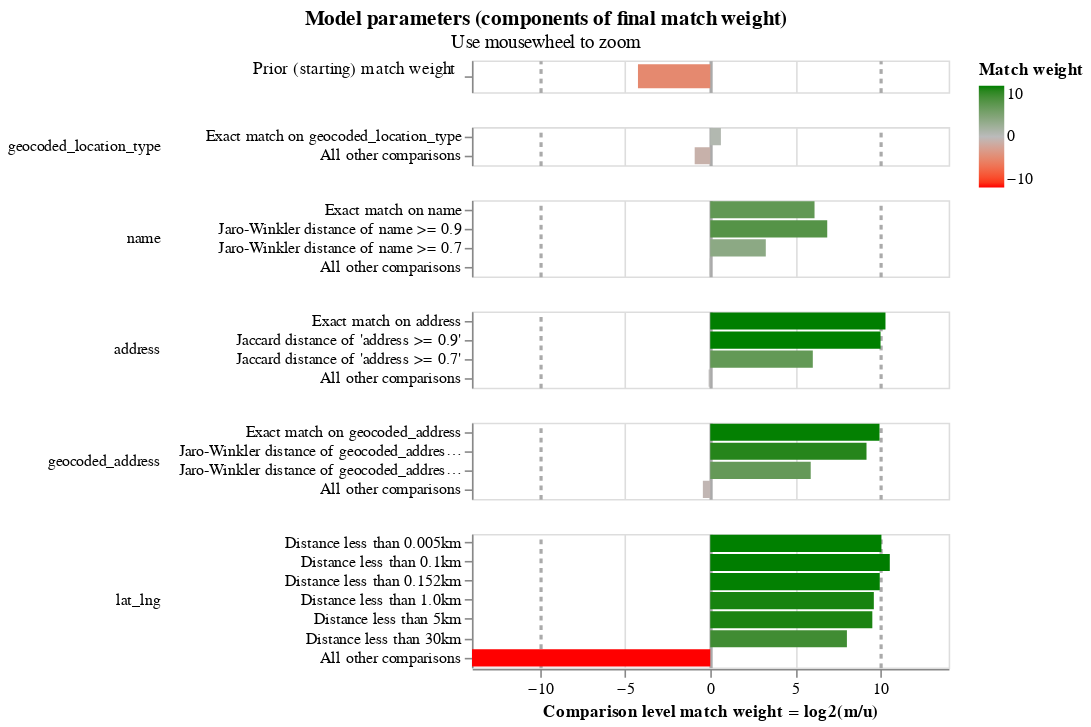

Source (notebook cell):
### Code cell
linker.visualisations.match_weights_chart()

### Figure 1 — Vega-Lite specification as saved in the notebook (floating-point values rounded to 4 significant figures)
{"config": {"view": {"continuousWidth": 300, "continuousHeight": 300, "discreteHeight": 60, "discreteWidth": 400}, "header": {"title": null}, "mark": {"tooltip": null}, "title": {"anchor": "middle"}}, "vconcat": [{"mark": {"type": "bar", "clip": true, "height": 15}, "encoding": {"color": {"field": "log2_bayes_factor", "scale": {"domain": [-10, 0, 10], "interpolate": "lab", "range": ["red", "#bbbbbb", "green"]}, "title": "Match weight", "type": "quantitative"}, "tooltip": [{"field": "comparison_name", "title": "Comparison name", "type": "nominal"}, {"field": "probability_two_random_records_match", "format": ".4f", "title": "Probability two random records match", "type": "nominal"}, {"field": "log2_bayes_factor", "format": ",.4f", "title": "Equivalent match weight", "type": "quantitative"}, {"field": "bayes_factor_description", "title": "Match weight description", "type": "nominal"}], "x": {"axis": {"domain": false, "gridColor": {"condition": {"test": "abs(datum.value / 10)  <= 1 & datum.value % 10 === 0", "value": "#aaa"}, "value": "#ddd"}, "gridDash": {"condition": {"test": "abs(datum.value / 10) == 1", "value": [3]}, "value": null}, "gridWidth": {"condition": {"test": "abs(datum.value / 10)  <= 1 & datum.value % 10 === 0", "value": 2}, "value": 1}, "labels": false, "ticks": false, "title": ""}, "field": "log2_bayes_factor", "scale": {"domain": [-14, 14]}, "type": "quantitative"}, "y": {"axis": {"title": "Prior (starting) match weight", "titleAlign": "right", "titleAngle": 0, "titleFontWeight": "normal"}, "field": "label_for_charts", "sort": {"field": "comparison_vector_value", "order": "descending"}, "type": "nominal"}}, "height": 20, "transform": [{"filter": "(datum.comparison_name == 'probability_two_random_records_match')"}]}, {"mark": {"type": "bar", "clip": true}, "encoding": {"color": {"field": "log2_bayes_factor", "scale": {"domain": [-10, 0, 10], "interpolate": "lab", "range": ["red", "#bbbbbb", "green"]}, "title": "Match weight", "type": "quantitative"}, "row": {"field": "comparison_name", "header": {"labelAlign": "left", "labelAnchor": "middle", "labelAngle": 0}, "sort": {"field": "comparison_sort_order"}, "type": "nominal"}, "tooltip": [{"field": "comparison_name", "title": "Comparison name", "type": "nominal"}, {"field": "label_for_charts", "title": "Label", "type": "ordinal"}, {"field": "sql_condition", "title": "SQL condition", "type": "nominal"}, {"field": "m_probability", "format": ".10~g", "title": "M probability", "type": "quantitative"}, {"field": "u_probability", "format": ".10~g", "title": "U probability", "type": "quantitative"}, {"field": "bayes_factor", "format": ",.6f", "title": "Bayes factor = m/u", "type": "quantitative"}, {"field": "log2_bayes_factor", "format": ".4~g", "title": "Match weight = log2(m/u)", "type": "quantitative"}, {"field": "bayes_factor_description", "title": "Match weight description", "type": "nominal"}, {"field": "m_probability_description", "title": "m probability description", "type": "nominal"}, {"field": "u_probability_description", "title": "u probability description", "type": "nominal"}], "x": {"axis": {"gridColor": {"condition": {"test": "abs(datum.value / 10)  <= 1 & datum.value % 10 === 0", "value": "#aaa"}, "value": "#ddd"}, "gridDash": {"condition": {"test": "abs(datum.value / 10) == 1", "value": [3]}, "value": null}, "gridWidth": {"condition": {"test": "abs(datum.value / 10)  <= 1 & datum.value % 10 === 0", "value": 2}, "value": 1}, "title": "Comparison level match weight = log2(m/u)"}, "field": "log2_bayes_factor", "scale": {"domain": [-14, 14]}, "type": "quantitative"}, "y": {"axis": {"title": null}, "field": "label_for_charts", "sort": {"field": "comparison_vector_value", "order": "descending"}, "type": "nominal"}}, "height": {"step": 12}, "resolve": {"axis": {"y": "independent"}, "scale": {"y": "independent"}}, "transform": [{"filter": "(datum.comparison_name != 'probability_two_random_records_match')"}]}], "data": {"name": "data-0ca34ac1cc34cf2fee2bc3922f7765a9"}, "params": [{"name": "mouse_zoom", "select": {"type": "interval", "encodings": ["x"]}, "bind": "scales", "views": []}], "resolve": {"axis": {"y": "independent"}, "scale": {"y": "independent"}}, "title": {"text": "Model parameters (components of final match weight)", "subtitle": "Use mousewheel to zoom"}, "$schema": "https://vega.github.io/schema/vega-lite/v5.9.3.json", "datasets": {"data-0ca34ac1cc34cf2fee2bc3922f7765a9": [{"comparison_name": "probability_two_random_records_match", "sql_condition": null, "label_for_charts": "", "m_probability": null, "u_probability": null, "m_probability_description": null, "u_probability_description": null, "has_tf_adjustments": false, "tf_adjustment_column": null, "tf_adjustment_weight": null, "is_null_level": false, "bayes_factor": 0.05263, "log2_bayes_factor": -4.248, "comparison_vector_value": 0, "max_comparison_vector_value": 0, "bayes_factor_description": "The probability that two random records drawn at random match is 0.050 or one in  20.0 records.This is equivalent to a starting match weight of -4.248.", "probability_two_random_records_match": 0.05, "comparison_sort_order": -1}, {"comparison_name": "geocoded_location_type", "sql_condition": "\"geocoded_location_type_l\" = \"geocoded_location_type_r\"", "label_for_charts": "Exact match on geocoded_location_type", "m_probability": 0.7165, "u_probability": 0.4649, "m_probability_description": "Amongst matching record comparisons, 71.65% of records (i.e. one in 1.396) are in the exact match on geocoded_location_type comparison level", "u_probability_description": "Amongst non-matching record comparisons, 46.49% of records (i.e. one in 2.151) are in the exact match on geocoded_location_type comparison level", "has_tf_adjustments": false, "tf_adjustment_column": null, "tf_adjustment_weight": 1.0, "is_null_level": false, "bayes_factor": 1.541, "log2_bayes_factor": 0.6241, "comparison_vector_value": 1, "max_comparison_vector_value": 1, "bayes_factor_description": "If comparison level is `exact match on geocoded_location_type` then comparison is 1.541 times more likely to be a match", "probability_two_random_records_match": 0.05, "comparison_sort_order": 0}, {"comparison_name": "geocoded_location_type", "sql_condition": "ELSE", "label_for_charts": "All other comparisons", "m_probability": 0.2835, "u_probability": 0.5351, "m_probability_description": "Amongst matching record comparisons, 28.35% of records (i.e. one in 3.527) are in the all other comparisons comparison level", "u_probability_description": "Amongst non-matching record comparisons, 53.51% of records (i.e. one in 1.869) are in the all other comparisons comparison level", "has_tf_adjustments": false, "tf_adjustment_column": null, "tf_adjustment_weight": 1.0, "is_null_level": false, "bayes_factor": 0.5298, "log2_bayes_factor": -0.9164, "comparison_vector_value": 0, "max_comparison_vector_value": 1, "bayes_factor_description": "If comparison level is `all other comparisons` then comparison is 1.887 times less likely to be a match", "probability_two_random_records_match": 0.05, "comparison_sort_order": 0}, {"comparison_name": "name", "sql_condition": "\"name_l\" = \"name_r\"", "label_for_charts": "Exact match on name", "m_probability": 5.285e-05, "u_probability": 7.581e-07, "m_probability_description": "Amongst matching record comparisons, 0.005285% of records (i.e. one in 18,922) are in the exact match on name comparison level", "u_probability_description": "Amongst non-matching record comparisons, 7.581e-05% of records (i.e. one in 1,319,050) are in the exact match on name comparison level", "has_tf_adjustments": false, "tf_adjustment_column": null, "tf_adjustment_weight": 1.0, "is_null_level": false, "bayes_factor": 69.71, "log2_bayes_factor": 6.123, "comparison_vector_value": 3, "max_comparison_vector_value": 3, "bayes_factor_description": "If comparison level is `exact match on name` then comparison is 69.71 times more likely to be a match", "probability_two_random_records_match": 0.05, "comparison_sort_order": 1}, {"comparison_name": "name", "sql_condition": "jaro_winkler_similarity(\"name_l\", \"name_r\") >= 0.9", "label_for_charts": "Jaro-Winkler distance of name >= 0.9", "m_probability": 0.0008516, "u_probability": 7.285e-06, "m_probability_description": "Amongst matching record comparisons, 0.08516% of records (i.e. one in 1,174) are in the jaro-winkler distance of name >= 0.9 comparison level", "u_probability_description": "Amongst non-matching record comparisons, 0.0007285% of records (i.e. one in 137,277) are in the jaro-winkler distance of name >= 0.9 comparison level", "has_tf_adjustments": false, "tf_adjustment_column": null, "tf_adjustment_weight": 1.0, "is_null_level": false, "bayes_factor": 116.9, "log2_bayes_factor": 6.869, "comparison_vector_value": 2, "max_comparison_vector_value": 3, "bayes_factor_description": "If comparison level is `jaro-winkler distance of name >= 0.9` then comparison is 117 times more likely to be a match", "probability_two_random_records_match": 0.05, "comparison_sort_order": 1}, {"comparison_name": "name", "sql_condition": "jaro_winkler_similarity(\"name_l\", \"name_r\") >= 0.7", "label_for_charts": "Jaro-Winkler distance of name >= 0.7", "m_probability": 0.02486, "u_probability": 0.002594, "m_probability_description": "Amongst matching record comparisons, 2.486% of records (i.e. one in 40.22) are in the jaro-winkler distance of name >= 0.7 comparison level", "u_probability_description": "Amongst non-matching record comparisons, 0.2594% of records (i.e. one in 385) are in the jaro-winkler distance of name >= 0.7 comparison level", "has_tf_adjustments": false, "tf_adjustment_column": null, "tf_adjustment_weight": 1.0, "is_null_level": false, "bayes_factor": 9.584, "log2_bayes_factor": 3.261, "comparison_vector_value": 1, "max_comparison_vector_value": 3, "bayes_factor_description": "If comparison level is `jaro-winkler distance of name >= 0.7` then comparison is 9.584 times more likely to be a match", "probability_two_random_records_match": 0.05, "comparison_sort_order": 1}, {"comparison_name": "name", "sql_condition": "ELSE", "label_for_charts": "All other comparisons", "m_probability": 0.9742, "u_probability": 0.9974, "m_probability_description": "Amongst matching record comparisons, 97.42% of records (i.e. one in 1.026) are in the all other comparisons comparison level", "u_probability_description": "Amongst non-matching record comparisons, 99.74% of records (i.e. one in 1.003) are in the all other comparisons comparison level", "has_tf_adjustments": false, "tf_adjustment_column": null, "tf_adjustment_weight": 1.0, "is_null_level": false, "bayes_factor": 0.9768, "log2_bayes_factor": -0.0339, "comparison_vector_value": 0, "max_comparison_vector_value": 3, "bayes_factor_description": "If comparison level is `all other comparisons` then comparison is 1.024 times less likely to be a match", "probability_two_random_records_match": 0.05, "comparison_sort_order": 1}, {"comparison_name": "address", "sql_condition": "\"address_l\" = \"address_r\"", "label_for_charts": "Exact match on address", "m_probability": 0.002435, "u_probability": 1.945e-06, "m_probability_description": "Amongst matching record comparisons, 0.2435% of records (i.e. one in 411) are in the exact match on address comparison level", "u_probability_description": "Amongst non-matching record comparisons, 0.0001945% of records (i.e. one in 514,206) are in the exact match on address comparison level", "has_tf_adjustments": false, "tf_adjustment_column": null, "tf_adjustment_weight": 1.0, "is_null_level": false, "bayes_factor": 1252.0, "log2_bayes_factor": 10.29, "comparison_vector_value": 3, "max_comparison_vector_value": 3, "bayes_factor_description": "If comparison level is `exact match on address` then comparison is 1,252 times more likely to be a match", "probability_two_random_records_match": 0.05, "comparison_sort_order": 2}, {"comparison_name": "address", "sql_condition": "jaccard(\"address_l\", \"address_r\") >= 0.9", "label_for_charts": "Jaccard distance of 'address >= 0.9'", "m_probability": 0.00179, "u_probability": 1.747e-06, "m_probability_description": "Amongst matching record comparisons, 0.179% of records (i.e. one in 559) are in the jaccard distance of 'address >= 0.9' comparison level", "u_probability_description": "Amongst non-matching record comparisons, 0.0001747% of records (i.e. one in 572,418) are in the jaccard distance of 'address >= 0.9' comparison level", "has_tf_adjustments": false, "tf_adjustment_column": null, "tf_adjustment_weight": 1.0, "is_null_level": false, "bayes_factor": 1025.0, "log2_bayes_factor": 10.0, "comparison_vector_value": 2, "max_comparison_vector_value": 3, "bayes_factor_description": "If comparison level is `jaccard distance of 'address >= 0.9'` then comparison is 1,025 times more likely to be a match", "probability_two_random_records_match": 0.05, "comparison_sort_order": 2}, {"comparison_name": "address", "sql_condition": "jaccard(\"address_l\", \"address_r\") >= 0.7", "label_for_charts": "Jaccard distance of 'address >= 0.7'", "m_probability": 0.0605, "u_probability": 0.0009311, "m_probability_description": "Amongst matching record comparisons, 6.05% of records (i.e. one in 16.53) are in the jaccard distance of 'address >= 0.7' comparison level", "u_probability_description": "Amongst non-matching record comparisons, 0.09311% of records (i.e. one in 1,074) are in the jaccard distance of 'address >= 0.7' comparison level", "has_tf_adjustments": false, "tf_adjustment_column": null, "tf_adjustment_weight": 1.0, "is_null_level": false, "bayes_factor": 64.98, "log2_bayes_factor": 6.022, "comparison_vector_value": 1, "max_comparison_vector_value": 3, "bayes_factor_description": "If comparison level is `jaccard distance of 'address >= 0.7'` then comparison is 64.98 times more likely to be a match", "probability_two_random_records_match": 0.05, "comparison_sort_order": 2}, {"comparison_name": "address", "sql_condition": "ELSE", "label_for_charts": "All other comparisons", "m_probability": 0.9353, "u_probability": 0.9991, "m_probability_description": "Amongst matching record comparisons, 93.53% of records (i.e. one in 1.069) are in the all other comparisons comparison level", "u_probability_description": "Amongst non-matching record comparisons, 99.91% of records (i.e. one in 1.001) are in the all other comparisons comparison level", "has_tf_adjustments": false, "tf_adjustment_column": null, "tf_adjustment_weight": 1.0, "is_null_level": false, "bayes_factor": 0.9361, "log2_bayes_factor": -0.09519, "comparison_vector_value": 0, "max_comparison_vector_value": 3, "bayes_factor_description": "If comparison level is `all other comparisons` then comparison is 1.068 times less likely to be a match", "probability_two_random_records_match": 0.05, "comparison_sort_order": 2}, {"comparison_name": "geocoded_address", "sql_condition": "\"geocoded_address_l\" = \"geocoded_address_r\"", "label_for_charts": "Exact match on geocoded_address", "m_probability": 0.02098, "u_probability": 2.138e-05, "m_probability_description": "Amongst matching record comparisons, 2.098% of records (i.e. one in 47.67) are in the exact match on geocoded_address comparison level", "u_probability_description": "Amongst non-matching record comparisons, 0.002138% of records (i.e. one in 46,782) are in the exact match on geocoded_address comparison level", "has_tf_adjustments": false, "tf_adjustment_column": null, "tf_adjustment_weight": 1.0, "is_null_level": false, "bayes_factor": 981.4, "log2_bayes_factor": 9.939, "comparison_vector_value": 3, "max_comparison_vector_value": 3, "bayes_factor_description": "If comparison level is `exact match on geocoded_address` then comparison is 981 times more likely to be a match", "probability_two_random_records_match": 0.05, "comparison_sort_order": 3}, {"comparison_name": "geocoded_address", "sql_condition": "jaro_winkler_similarity(\"geocoded_address_l\", \"geocoded_address_r\") >= 0.9", "label_for_charts": "Jaro-Winkler distance of geocoded_address >= 0.9", "m_probability": 0.007831, "u_probability": 1.354e-05, "m_probability_description": "Amongst matching record comparisons, 0.7831% of records (i.e. one in 128) are in the jaro-winkler distance of geocoded_address >= 0.9 comparison level", "u_probability_description": "Amongst non-matching record comparisons, 0.001354% of records (i.e. one in 73,880) are in the jaro-winkler distance of geocoded_address >= 0.9 comparison level", "has_tf_adjustments": false, "tf_adjustment_column": null, "tf_adjustment_weight": 1.0, "is_null_level": false, "bayes_factor": 578.6, "log2_bayes_factor": 9.176, "comparison_vector_value": 2, "max_comparison_vector_value": 3, "bayes_factor_description": "If comparison level is `jaro-winkler distance of geocoded_address >= 0.9` then comparison is 579 times more likely to be a match", "probability_two_random_records_match": 0.05, "comparison_sort_order": 3}, {"comparison_name": "geocoded_address", "sql_condition": "jaro_winkler_similarity(\"geocoded_address_l\", \"geocoded_address_r\") >= 0.7", "label_for_charts": "Jaro-Winkler distance of geocoded_address >= 0.7", "m_probability": 0.235, "u_probability": 0.003936, "m_probability_description": "Amongst matching record comparisons, 23.5% of records (i.e. one in 4.256) are in the jaro-winkler distance of geocoded_address >= 0.7 comparison level", "u_probability_description": "Amongst non-matching record comparisons, 0.3936% of records (i.e. one in 254) are in the jaro-winkler distance of geocoded_address >= 0.7 comparison level", "has_tf_adjustments": false, "tf_adjustment_column": null, "tf_adjustment_weight": 1.0, "is_null_level": false, "bayes_factor": 59.69, "log2_bayes_factor": 5.9, "comparison_vector_value": 1, "max_comparison_vector_value": 3, "bayes_factor_description": "If comparison level is `jaro-winkler distance of geocoded_address >= 0.7` then comparison is 59.69 times more likely to be a match", "probability_two_random_records_match": 0.05, "comparison_sort_order": 3}, {"comparison_name": "geocoded_address", "sql_condition": "ELSE", "label_for_charts": "All other comparisons", "m_probability": 0.7362, "u_probability": 0.996, "m_probability_description": "Amongst matching record comparisons, 73.62% of records (i.e. one in 1.358) are in the all other comparisons comparison level", "u_probability_description": "Amongst non-matching record comparisons, 99.6% of records (i.e. one in 1.004) are in the all other comparisons comparison level", "has_tf_adjustments": false, "tf_adjustment_column": null, "tf_adjustment_weight": 1.0, "is_null_level": false, "bayes_factor": 0.7391, "log2_bayes_factor": -0.4361, "comparison_vector_value": 0, "max_comparison_vector_value": 3, "bayes_factor_description": "If comparison level is `all other comparisons` then comparison is 1.353 times less likely to be a match", "probability_two_random_records_match": 0.05, "comparison_sort_order": 3}, {"comparison_name": "lat_lng", "sql_condition": "\n        cast(\n            acos(\n                \n        case\n            when (\n        sin( radians(\"lat_l\") ) * sin( radians(\"lat_r\") ) +\n        cos( radians(\"lat_l\") ) * cos( radians(\"lat_r\") )\n            * cos( radians(\"lng_r\" - \"lng_l\") )\n    ) > 1 then 1\n            when (\n        sin( radians(\"lat_l\") ) * sin( radians(\"lat_r\") ) +\n        cos( radians(\"lat_l\") ) * cos( radians(\"lat_r\") )\n            * cos( radians(\"lng_r\" - \"lng_l\") )\n    ) < -1 then -1\n            else (\n        sin( radians(\"lat_l\") ) * sin( radians(\"lat_r\") ) +\n        cos( radians(\"lat_l\") ) * cos( radians(\"lat_r\") )\n            * cos( radians(\"lng_r\" - \"lng_l\") )\n    )\n        end\n    \n            ) * 6371\n            as float\n        )\n     <= 0.005", "label_for_charts": "Distance less than 0.005km", "m_probability": 0.0188, "u_probability": 1.77e-05, "m_probability_description": "Amongst matching record comparisons, 1.88% of records (i.e. one in 53.19) are in the distance less than 0.005km comparison level", "u_probability_description": "Amongst non-matching record comparisons, 0.00177% of records (i.e. one in 56,496) are in the distance less than 0.005km comparison level", "has_tf_adjustments": false, "tf_adjustment_column": null, "tf_adjustment_weight": 1.0, "is_null_level": false, "bayes_factor": 1062.0, "log2_bayes_factor": 10.05, "comparison_vector_value": 6, "max_comparison_vector_value": 6, "bayes_factor_description": "If comparison level is `distance less than 0.005km` then comparison is 1,062 times more likely to be a match", "probability_two_random_records_match": 0.05, "comparison_sort_order": 4}, {"comparison_name": "lat_lng", "sql_condition": "\n        cast(\n            acos(\n                \n        case\n            when (\n        sin( radians(\"lat_l\") ) * sin( radians(\"lat_r\") ) +\n        cos( radians(\"lat_l\") ) * cos( radians(\"lat_r\") )\n            * cos( radians(\"lng_r\" - \"lng_l\") )\n    ) > 1 then 1\n            when (\n        sin( radians(\"lat_l\") ) * sin( radians(\"lat_r\") ) +\n        cos( radians(\"lat_l\") ) * cos( radians(\"lat_r\") )\n            * cos( radians(\"lng_r\" - \"lng_l\") )\n    ) < -1 then -1\n            else (\n        sin( radians(\"lat_l\") ) * sin( radians(\"lat_r\") ) +\n        cos( radians(\"lat_l\") ) * cos( radians(\"lat_r\") )\n            * cos( radians(\"lng_r\" - \"lng_l\") )\n    )\n        end\n    \n            ) * 6371\n            as float\n        )\n     <= 0.1", "label_for_charts": "Distance less than 0.1km", "m_probability": 0.002903, "u_probability": 1.945e-06, "m_probability_description": "Amongst matching record comparisons, 0.2903% of records (i.e. one in 344) are in the distance less than 0.1km comparison level", "u_probability_description": "Amongst non-matching record comparisons, 0.0001945% of records (i.e. one in 514,206) are in the distance less than 0.1km comparison level", "has_tf_adjustments": false, "tf_adjustment_column": null, "tf_adjustment_weight": 1.0, "is_null_level": false, "bayes_factor": 1493.0, "log2_bayes_factor": 10.54, "comparison_vector_value": 5, "max_comparison_vector_value": 6, "bayes_factor_description": "If comparison level is `distance less than 0.1km` then comparison is 1,493 times more likely to be a match", "probability_two_random_records_match": 0.05, "comparison_sort_order": 4}, {"comparison_name": "lat_lng", "sql_condition": "\n        cast(\n            acos(\n                \n        case\n            when (\n        sin( radians(\"lat_l\") ) * sin( radians(\"lat_r\") ) +\n        cos( radians(\"lat_l\") ) * cos( radians(\"lat_r\") )\n            * cos( radians(\"lng_r\" - \"lng_l\") )\n    ) > 1 then 1\n            when (\n        sin( radians(\"lat_l\") ) * sin( radians(\"lat_r\") ) +\n        cos( radians(\"lat_l\") ) * cos( radians(\"lat_r\") )\n            * cos( radians(\"lng_r\" - \"lng_l\") )\n    ) < -1 then -1\n            else (\n        sin( radians(\"lat_l\") ) * sin( radians(\"lat_r\") ) +\n        cos( radians(\"lat_l\") ) * cos( radians(\"lat_r\") )\n            * cos( radians(\"lng_r\" - \"lng_l\") )\n    )\n        end\n    \n            ) * 6371\n            as float\n        )\n     <= 0.152", "label_for_charts": "Distance less than 0.152km", "m_probability": 0.001472, "u_probability": 1.483e-06, "m_probability_description": "Amongst matching record comparisons, 0.1472% of records (i.e. one in 680) are in the distance less than 0.152km comparison level", "u_probability_description": "Amongst non-matching record comparisons, 0.0001483% of records (i.e. one in 674,181) are in the distance less than 0.152km comparison level", "has_tf_adjustments": false, "tf_adjustment_column": null, "tf_adjustment_weight": 1.0, "is_null_level": false, "bayes_factor": 992.1, "log2_bayes_factor": 9.954, "comparison_vector_value": 4, "max_comparison_vector_value": 6, "bayes_factor_description": "If comparison level is `distance less than 0.152km` then comparison is 992 times more likely to be a match", "probability_two_random_records_match": 0.05, "comparison_sort_order": 4}, {"comparison_name": "lat_lng", "sql_condition": "\n        cast(\n            acos(\n                \n        case\n            when (\n        sin( radians(\"lat_l\") ) * sin( radians(\"lat_r\") ) +\n        cos( radians(\"lat_l\") ) * cos( radians(\"lat_r\") )\n            * cos( radians(\"lng_r\" - \"lng_l\") )\n    ) > 1 then 1\n            when (\n        sin( radians(\"lat_l\") ) * sin( radians(\"lat_r\") ) +\n        cos( radians(\"lat_l\") ) * cos( radians(\"lat_r\") )\n            * cos( radians(\"lng_r\" - \"lng_l\") )\n    ) < -1 then -1\n            else (\n        sin( radians(\"lat_l\") ) * sin( radians(\"lat_r\") ) +\n        cos( radians(\"lat_l\") ) * cos( radians(\"lat_r\") )\n            * cos( radians(\"lng_r\" - \"lng_l\") )\n    )\n        end\n    \n            ) * 6371\n            as float\n        )\n     <= 1.0", "label_for_charts": "Distance less than 1.0km", "m_probability": 0.02739, "u_probability": 3.514e-05, "m_probability_description": "Amongst matching record comparisons, 2.739% of records (i.e. one in 36.52) are in the distance less than 1.0km comparison level", "u_probability_description": "Amongst non-matching record comparisons, 0.003514% of records (i.e. one in 28,460) are in the distance less than 1.0km comparison level", "has_tf_adjustments": false, "tf_adjustment_column": null, "tf_adjustment_weight": 1.0, "is_null_level": false, "bayes_factor": 779.4, "log2_bayes_factor": 9.606, "comparison_vector_value": 3, "max_comparison_vector_value": 6, "bayes_factor_description": "If comparison level is `distance less than 1.0km` then comparison is 779 times more likely to be a match", "probability_two_random_records_match": 0.05, "comparison_sort_order": 4}, {"comparison_name": "lat_lng", "sql_condition": "\n        cast(\n            acos(\n                \n        case\n            when (\n        sin( radians(\"lat_l\") ) * sin( radians(\"lat_r\") ) +\n        cos( radians(\"lat_l\") ) * cos( radians(\"lat_r\") )\n            * cos( radians(\"lng_r\" - \"lng_l\") )\n    ) > 1 then 1\n            when (\n        sin( radians(\"lat_l\") ) * sin( radians(\"lat_r\") ) +\n        cos( radians(\"lat_l\") ) * cos( radians(\"lat_r\") )\n            * cos( radians(\"lng_r\" - \"lng_l\") )\n    ) < -1 then -1\n            else (\n        sin( radians(\"lat_l\") ) * sin( radians(\"lat_r\") ) +\n        cos( radians(\"lat_l\") ) * cos( radians(\"lat_r\") )\n            * cos( radians(\"lng_r\" - \"lng_l\") )\n    )\n        end\n    \n            ) * 6371\n            as float\n        )\n     <= 5", "label_for_charts": "Distance less than 5km", "m_probability": 0.2185, "u_probability": 0.0002981, "m_probability_description": "Amongst matching record comparisons, 21.85% of records (i.e. one in 4.576) are in the distance less than 5km comparison level", "u_probability_description": "Amongst non-matching record comparisons, 0.02981% of records (i.e. one in 3,355) are in the distance less than 5km comparison level", "has_tf_adjustments": false, "tf_adjustment_column": null, "tf_adjustment_weight": 1.0, "is_null_level": false, "bayes_factor": 733.1, "log2_bayes_factor": 9.518, "comparison_vector_value": 2, "max_comparison_vector_value": 6, "bayes_factor_description": "If comparison level is `distance less than 5km` then comparison is 733 times more likely to be a match", "probability_two_random_records_match": 0.05, "comparison_sort_order": 4}, {"comparison_name": "lat_lng", "sql_condition": "\n        cast(\n            acos(\n                \n        case\n            when (\n        sin( radians(\"lat_l\") ) * sin( radians(\"lat_r\") ) +\n        cos( radians(\"lat_l\") ) * cos( radians(\"lat_r\") )\n            * cos( radians(\"lng_r\" - \"lng_l\") )\n    ) > 1 then 1\n            when (\n        sin( radians(\"lat_l\") ) * sin( radians(\"lat_r\") ) +\n        cos( radians(\"lat_l\") ) * cos( radians(\"lat_r\") )\n            * cos( radians(\"lng_r\" - \"lng_l\") )\n    ) < -1 then -1\n            else (\n        sin( radians(\"lat_l\") ) * sin( radians(\"lat_r\") ) +\n        cos( radians(\"lat_l\") ) * cos( radians(\"lat_r\") )\n            * cos( radians(\"lng_r\" - \"lng_l\") )\n    )\n        end\n    \n            ) * 6371\n            as float\n        )\n     <= 30", "label_for_charts": "Distance less than 30km", "m_probability": 0.7309, "u_probability": 0.002805, "m_probability_description": "Amongst matching record comparisons, 73.09% of records (i.e. one in 1.368) are in the distance less than 30km comparison level", "u_probability_description": "Amongst non-matching record comparisons, 0.2805% of records (i.e. one in 356) are in the distance less than 30km comparison level", "has_tf_adjustments": false, "tf_adjustment_column": null, "tf_adjustment_weight": 1.0, "is_null_level": false, "bayes_factor": 260.5, "log2_bayes_factor": 8.025, "comparison_vector_value": 1, "max_comparison_vector_value": 6, "bayes_factor_description": "If comparison level is `distance less than 30km` then comparison is 261 times more likely to be a match", "probability_two_random_records_match": 0.05, "comparison_sort_order": 4}, {"comparison_name": "lat_lng", "sql_condition": "ELSE", "label_for_charts": "All other comparisons", "m_probability": 6.101e-05, "u_probability": 0.9968, "m_probability_description": "Amongst matching record comparisons, 0.006101% of records (i.e. one in 16,391) are in the all other comparisons comparison level", "u_probability_description": "Amongst non-matching record comparisons, 99.68% of records (i.e. one in 1.003) are in the all other comparisons comparison level", "has_tf_adjustments": false, "tf_adjustment_column": null, "tf_adjustment_weight": 1.0, "is_null_level": false, "bayes_factor": 6.12e-05, "log2_bayes_factor": -14.0, "comparison_vector_value": 0, "max_comparison_vector_value": 6, "bayes_factor_description": "If comparison level is `all other comparisons` then comparison is 16,339 times less likely to be a match", "probability_two_random_records_match": 0.05, "comparison_sort_order": 4}]}}
